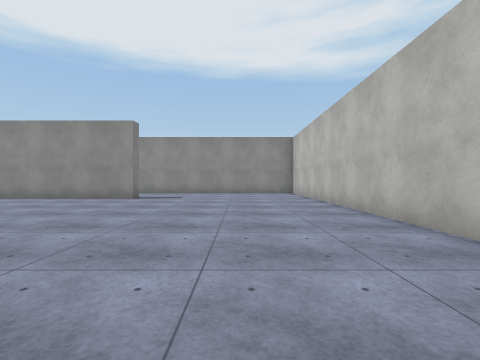
[1] (above)

21 first-person views from a walk through a Unity game level. The camera is 1.2 m above the floor, looks level and sees 85° across. The floor is counted in squares, 2 m on a side. Each view is taken from the middle of a square. On the plan, view 1 faces up. The plan holds only what a view shows up to about 9 squares ahead; the rest is blank. The player character is not drawn. Surface patterns are stand-ins for the level's own textures.

[2]
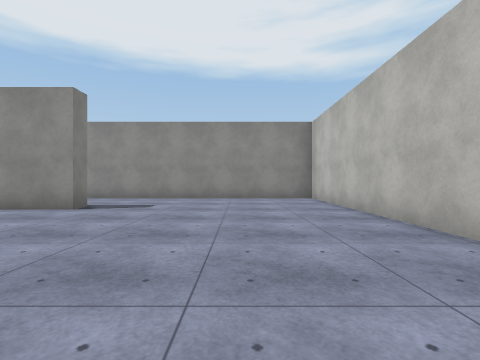

[3]
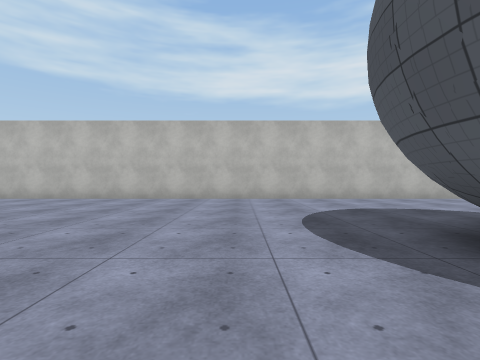

[4]
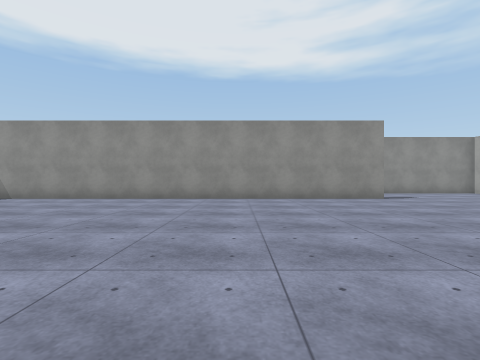

[5]
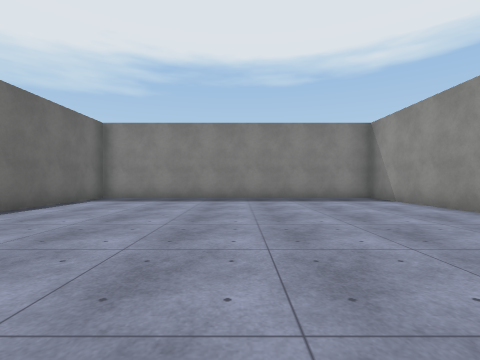

[6]
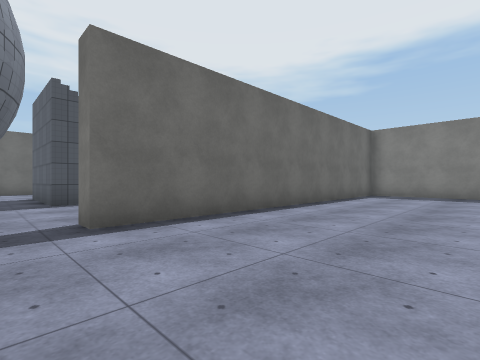

[7]
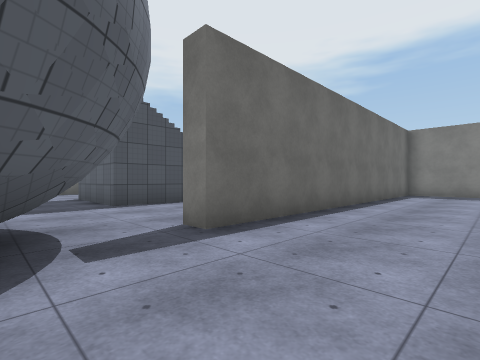

[8]
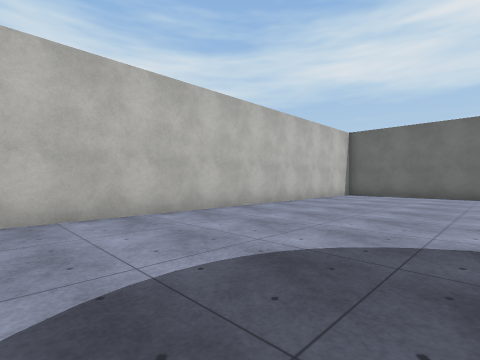

[9]
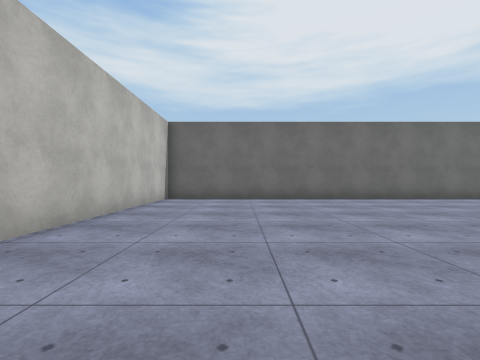

[10]
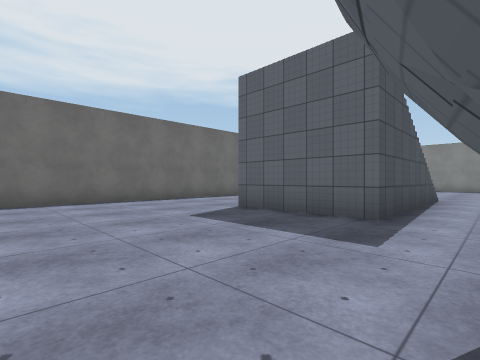

[11]
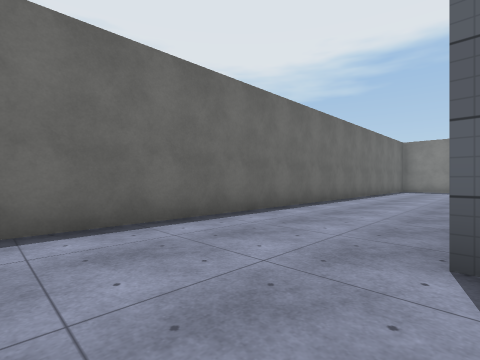

[12]
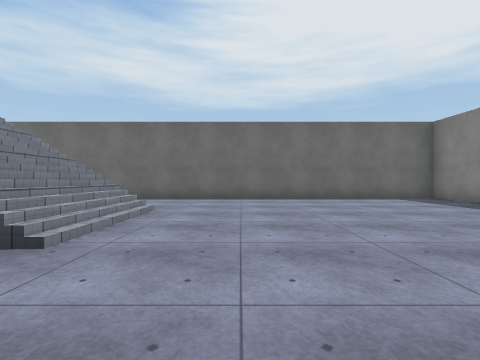

[13]
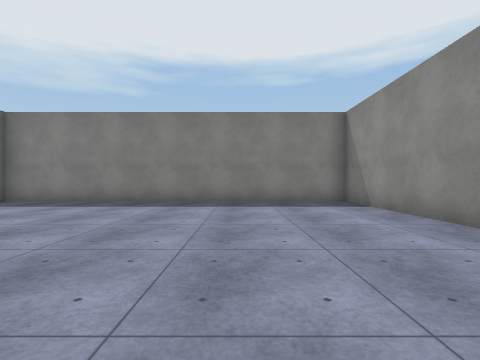

[14]
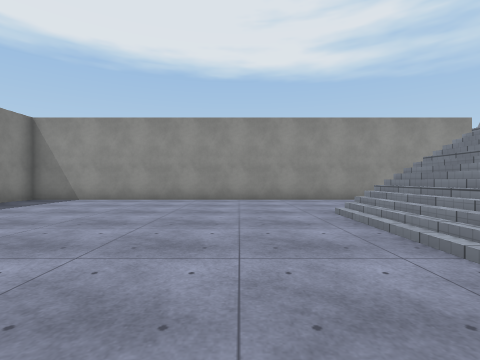

[15]
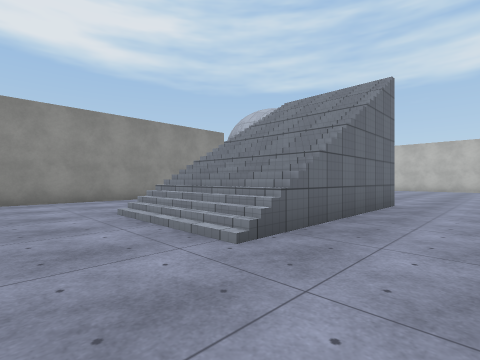

[16]
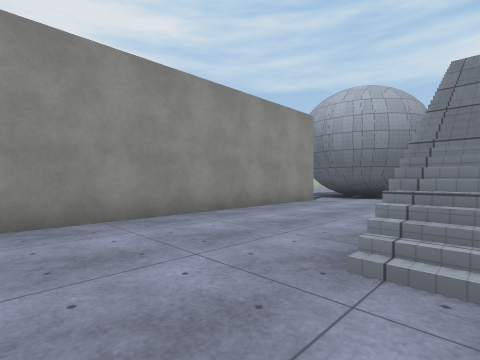

[17]
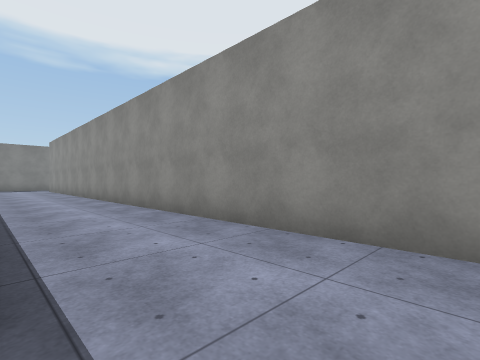

[18]
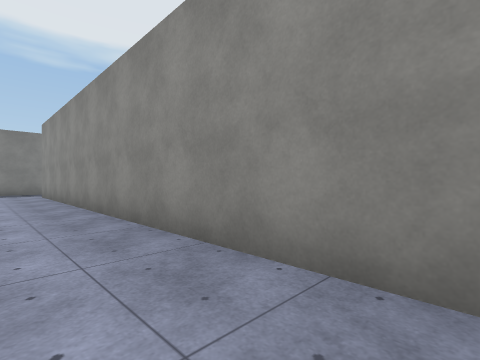

[19]
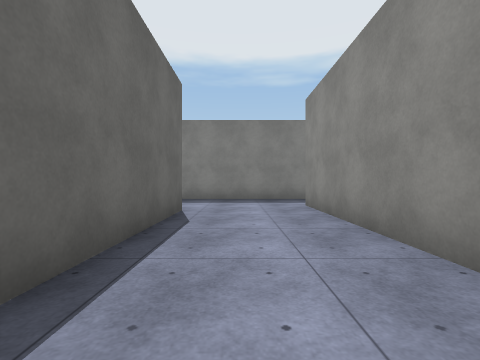

[20]
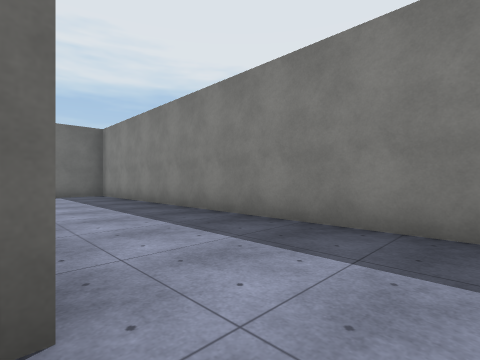

[21]
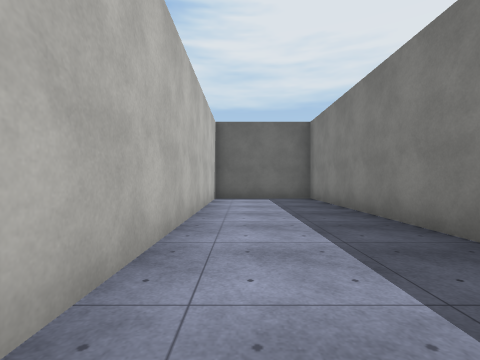

### Floor plan
Key: @ floor where view 1 was taken; # wall or solid block; x gap in a wall; . floor; / step, stairs or slope.
Columns run from 21 left of view 1 to 3 right of it. Each row starts with its distance up from view 1.
 12 #..######################
 11 #.......................#
 10 #.......................#
  9 #....#############......#
  8 #...##..................#
  7 #...#...................#
  6 #...#...................#
  5 #...#...................#
  4 #...#...................#
  3 #...#...................#
  2 #...#...................#
  1 #...#...................#
  0 #...#...........###..@..#
 -1 ##############x##  .....#
 -2 #..............##  .....#
 -3 #...............##......#
 -4 #.......................#
 -5 #........//////.........#
 -6 #........//////.........#
 -7 #........//////.........#
 -8 #.......................#
 -9 #.......................#
-10 #.......................#
-11 #########################

Positions as (right, up) in squares from view 1, and headings:
1: (0, 0), facing up
2: (0, 3), facing up
3: (-6, 2), facing right
4: (-8, 0), facing up
5: (-8, 4), facing left
6: (-6, 3), facing down-left
7: (-5, 2), facing down-left
8: (-2, 0), facing down-right
9: (0, -2), facing down
10: (-3, -3), facing down-left
11: (-5, -7), facing down-left
12: (-14, -2), facing down
13: (-13, -4), facing left
14: (-14, -9), facing up
15: (-14, -9), facing up-right
16: (-14, -5), facing up-right
17: (-2, 9), facing up-left
18: (-7, 10), facing up-left
19: (-12, 10), facing left
20: (-17, 10), facing down-left
21: (-18, 8), facing down
